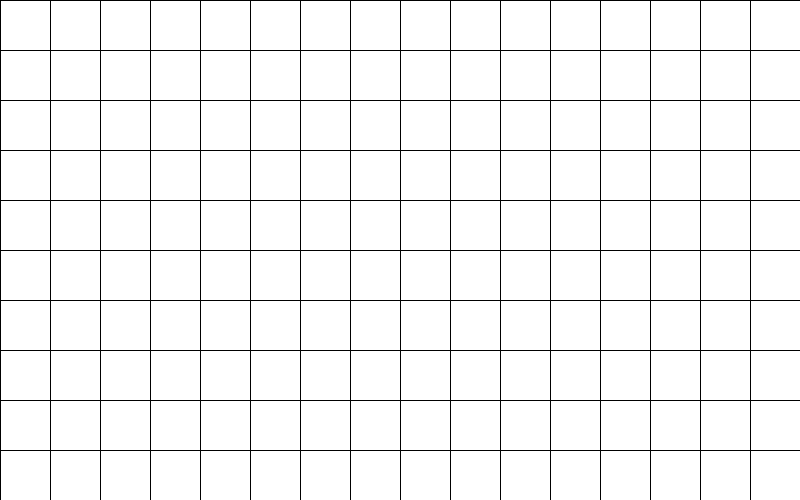
Frame 1 (no input)
Frame 60 (the mouse pressed at the canvas centre just before this capture): identical to frame 1, image omitted
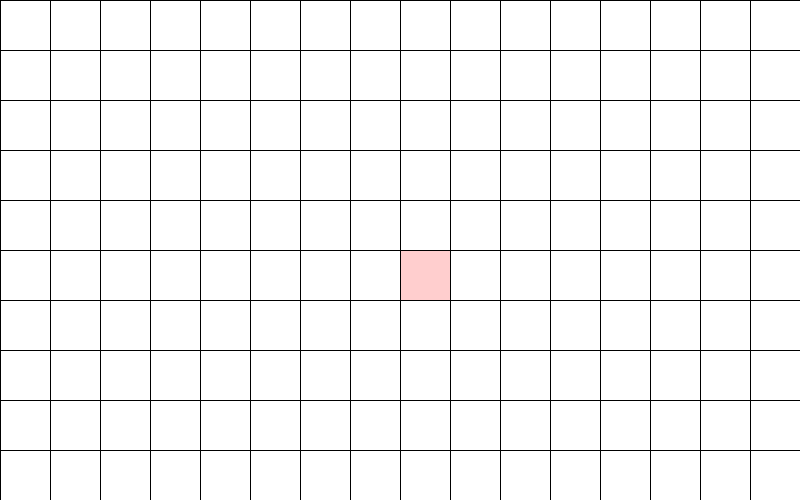
Frame 120 (the mouse held since frame 60 and released just before this capture)

The Processing sketch that drew these frames (run headless with seeded random() and noise(); from frame 60 on, the mouse is pressed at the canvas centre):

// Processing sketch: week06_1
// ── week06_1.pde
//week06-1好玩的程式設計
//File-Preference偏好設定，字型放大，接續上周的week05-5
int[][]b=new int[10][16];//Java的2D陣列
void setup() {
  size(800, 500);//視窗大小800*500
}
void draw() {
  background(225);//背景白色
  for (int i=0; i<10; i++) {//左手的i的for(迴圈)對應Y座標
    for (int j=0; j<16; j++) {//右手j的for(迴圈)對應X座標
      if (b[i][j]==1)fill(#FFCECE);//如果陣列有1，就放淡粉色
      else fill(255);//否則就放白色
      rect(j*50, i*50, 50, 50);//小格子(右手j對應X座標,左手i對應y座標)
    }
  }
}
void mousePressed() {//右手j對應X座標,左手i對應y座標
  int i=mouseY/50, j=mouseX/50;
  b[i][j]=1;//設成1，點一下會畫淡粉色
}
